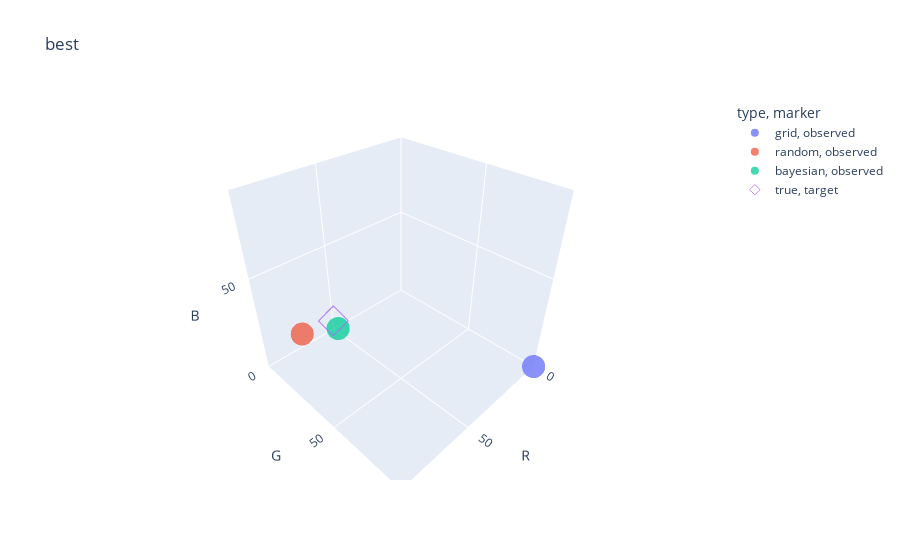

The code cell stored with this chart in its notebook:
### Markdown cell above
### Accuracy

Finally, we can take a look at how close the best experiments from each algorithm compare to the true target inputs. You may need to rotate the image to get a better view.

### Code cell
target_inputs = sdl.get_target_inputs()
true_inputs = pd.DataFrame(
    {key: target_inputs[key] for key in target_inputs}, index=[0]
)
true_inputs['type'] = 'true'
best_grid_inputs = grid_df.iloc[grid_df['frechet'].idxmin()][['R', 'G', 'B', 'type']]
best_random_inputs = random_df.iloc[random_df['frechet'].idxmin()][
    ['R', 'G', 'B', 'type']
]
best_bayes_inputs = bayes_df.iloc[bayes_df['frechet'].idxmin()][['R', 'G', 'B', 'type']]

best_df = pd.concat([best_grid_inputs, best_random_inputs, best_bayes_inputs], axis=1).T
best_df['marker'] = 'observed'
true_inputs['marker'] = 'target'
best_df = pd.concat([best_df, true_inputs], axis=0)
bnds = sdl.bounds
fig = px.scatter_3d(
    best_df, x='R', y='G', z='B', color='type', symbol='marker', title='best'
).update_layout(
    scene=dict(
        xaxis=dict(
            nticks=4,
            range=[bnds['R'][0], bnds['R'][1]],
        ),
        yaxis=dict(
            nticks=4,
            range=[bnds['G'][0], bnds['G'][1]],
        ),
        zaxis=dict(
            nticks=4,
            range=[bnds['B'][0], bnds['B'][1]],
        ),
    ),
)
fig.update_traces(marker={'opacity': 0.75})
fig.data[-1].marker.symbol = 'diamond-open'
fig

### Figure 1 — Plotly figure (JSON) as saved in the notebook; plotly's stock layout.template omitted (floating-point values rounded to 4 significant figures)
{"data": [{"hovertemplate": "type=grid<br>marker=observed<br>R=%{x}<br>G=%{y}<br>B=%{z}<extra></extra>", "legendgroup": "grid, observed", "marker": {"color": "#636efa", "opacity": 0.75, "symbol": "circle"}, "mode": "markers", "name": "grid, observed", "scene": "scene", "showlegend": true, "type": "scatter3d", "x": [0], "y": [89], "z": [0]}, {"hovertemplate": "type=random<br>marker=observed<br>R=%{x}<br>G=%{y}<br>B=%{z}<extra></extra>", "legendgroup": "random, observed", "marker": {"color": "#EF553B", "opacity": 0.75, "symbol": "circle"}, "mode": "markers", "name": "random, observed", "scene": "scene", "showlegend": true, "type": "scatter3d", "x": [70], "y": [2], "z": [10]}, {"hovertemplate": "type=bayesian<br>marker=observed<br>R=%{x}<br>G=%{y}<br>B=%{z}<extra></extra>", "legendgroup": "bayesian, observed", "marker": {"color": "#00cc96", "opacity": 0.75, "symbol": "circle"}, "mode": "markers", "name": "bayesian, observed", "scene": "scene", "showlegend": true, "type": "scatter3d", "x": [62], "y": [21], "z": [20]}, {"hovertemplate": "type=true<br>marker=target<br>R=%{x}<br>G=%{y}<br>B=%{z}<extra></extra>", "legendgroup": "true, target", "marker": {"color": "#ab63fa", "opacity": 0.75, "symbol": "diamond-open"}, "mode": "markers", "name": "true, target", "scene": "scene", "showlegend": true, "type": "scatter3d", "x": [60], "y": [15], "z": [20]}], "layout": {"legend": {"title": {"text": "type, marker"}, "tracegroupgap": 0}, "scene": {"domain": {"x": [0, 1], "y": [0, 1]}, "xaxis": {"nticks": 4, "range": [0, 89], "title": {"text": "R"}}, "yaxis": {"nticks": 4, "range": [0, 89], "title": {"text": "G"}}, "zaxis": {"nticks": 4, "range": [0, 89], "title": {"text": "B"}}}, "title": {"text": "best"}}}
